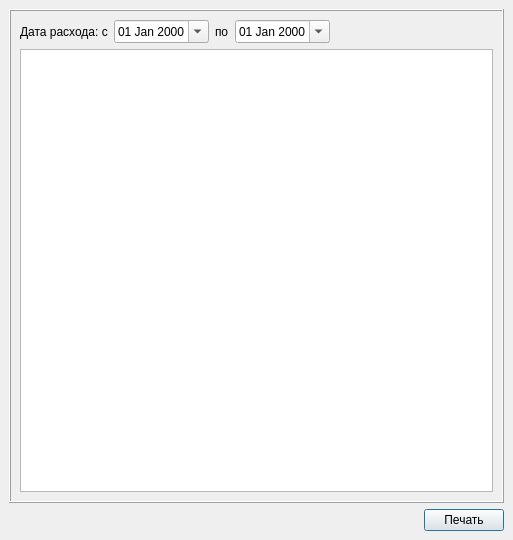
<ui version="4.0" >
 <class>DootpravkaDialog</class>
 <widget class="QDialog" name="DootpravkaDialog" >
  <property name="geometry" >
   <rect>
    <x>0</x>
    <y>0</y>
    <width>513</width>
    <height>540</height>
   </rect>
  </property>
  <property name="windowTitle" >
   <string>Dialog</string>
  </property>
  <layout class="QVBoxLayout" >
   <property name="margin" >
    <number>9</number>
   </property>
   <property name="spacing" >
    <number>6</number>
   </property>
   <item>
    <widget class="QFrame" name="frame" >
     <property name="frameShape" >
      <enum>QFrame::Box</enum>
     </property>
     <property name="frameShadow" >
      <enum>QFrame::Raised</enum>
     </property>
     <layout class="QVBoxLayout" >
      <property name="margin" >
       <number>9</number>
      </property>
      <property name="spacing" >
       <number>6</number>
      </property>
      <item>
       <layout class="QHBoxLayout" >
        <property name="margin" >
         <number>0</number>
        </property>
        <property name="spacing" >
         <number>6</number>
        </property>
        <item>
         <widget class="QLabel" name="label" >
          <property name="text" >
           <string>Дата расхода: с</string>
          </property>
         </widget>
        </item>
        <item>
         <widget class="QDateEdit" name="de1" >
          <property name="displayFormat" >
           <string>dd MMM yyyy</string>
          </property>
          <property name="calendarPopup" >
           <bool>true</bool>
          </property>
         </widget>
        </item>
        <item>
         <widget class="QLabel" name="label_2" >
          <property name="text" >
           <string>по</string>
          </property>
         </widget>
        </item>
        <item>
         <widget class="QDateEdit" name="de2" >
          <property name="displayFormat" >
           <string>dd MMM yyyy</string>
          </property>
          <property name="calendarPopup" >
           <bool>true</bool>
          </property>
         </widget>
        </item>
        <item>
         <spacer>
          <property name="orientation" >
           <enum>Qt::Horizontal</enum>
          </property>
          <property name="sizeHint" >
           <size>
            <width>40</width>
            <height>20</height>
           </size>
          </property>
         </spacer>
        </item>
       </layout>
      </item>
      <item>
       <widget class="QTableWidget" name="tw" />
      </item>
     </layout>
    </widget>
   </item>
   <item>
    <layout class="QHBoxLayout" >
     <property name="margin" >
      <number>0</number>
     </property>
     <property name="spacing" >
      <number>6</number>
     </property>
     <item>
      <spacer>
       <property name="orientation" >
        <enum>Qt::Horizontal</enum>
       </property>
       <property name="sizeHint" >
        <size>
         <width>40</width>
         <height>20</height>
        </size>
       </property>
      </spacer>
     </item>
     <item>
      <widget class="QPushButton" name="pb_print" >
       <property name="text" >
        <string>Печать</string>
       </property>
      </widget>
     </item>
    </layout>
   </item>
  </layout>
 </widget>
 <resources/>
 <connections/>
</ui>
